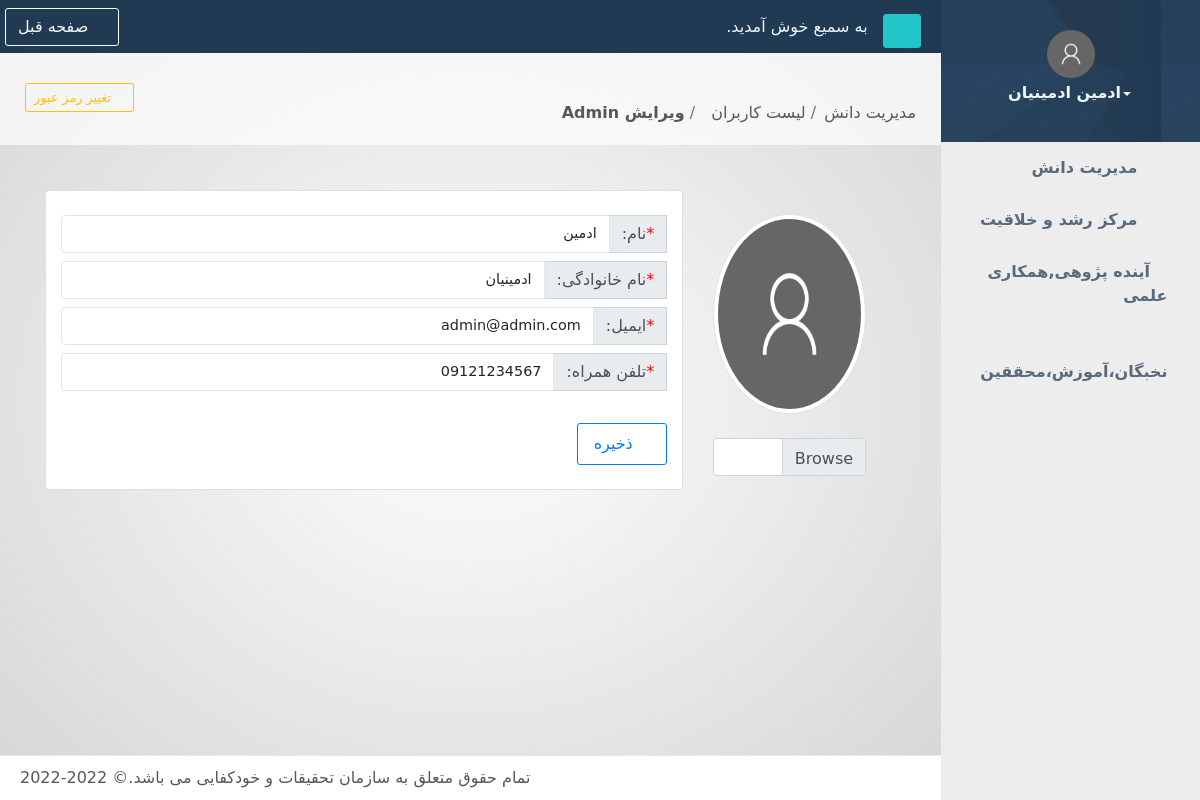
The page /profiles/profile/edit/1 (signed in) on the database its author committed.
### accounts/models.py (models this page shows, shortened)
class Profile(models.Model):
    user = models.OneToOneField(to=User, on_delete=models.CASCADE)
    avatar = models.ImageField(upload_to=get_avatar_directory_path, max_length=255, blank=True,null=True)
    created_at = models.DateTimeField(auto_now_add=True)
    mobile_number = models.CharField(max_length=11, verbose_name='تلفن همراه', unique=True)
    permissions = models.ManyToManyField(to=Permission, blank=True, verbose_name='دسترسی ها')
    def has_perms(self, perms):
        if self.permissions.filter(code__in=perms).count():
            return True
        return False

### accounts/views.py (the view)
# urls.py: path('profile/edit/<pk>', ProfileUpdateView.as_view(), name='profile_update'),
class ProfileUpdateView(LoginRequiredMixin, UpdateView):
    model = Profile
    form_class = ProfileUpdateForm
    template_name = 'accounts/profile_form.html'
    success_url = reverse_lazy('accounts:profile_list')
    def get_context_data(self, **kwargs):
        req_user = self.request.user
        the_user = self.object.user
        if req_user == the_user:
            kwargs['allowed_to_change_permissions'] = False
        else:
            kwargs['allowed_to_change_permissions'] = True
        kwargs['title'] = 'update'
        kwargs['permissions'] = Permission.objects.all()
        return super().get_context_data(**kwargs)

### accounts/forms.py (shortened to what this page needs)
class ProfileUpdateForm(forms.ModelForm):
	first_name = forms.CharField(label='نام', required=False)
	last_name = forms.CharField(label='نام خانوادگی', required=False)
	email = forms.EmailField(label='ایمیل', required=True)
	avatar = forms.ImageField(label='Avatar', required=False)
	permissions=forms.ModelMultipleChoiceField(queryset=Permission.objects.all(), required=False)
	field_order = ['username','first_name', 'last_name', 'email', 'avatar', 'permissions']
	class Meta:
		model = Profile
		exclude = ['user', ]
	def __init__(self, *args, **kwargs):
		initial = kwargs.get('initial', {})
		instance = kwargs.get('instance', None)
		if instance is not None:
			initial['first_name'] = instance.user.first_name
			initial['last_name'] = instance.user.last_name
			initial['email'] = instance.user.email
		kwargs['initial'] = initial
		super().__init__(*args, **kwargs)

### documents/templatetags/jalali_date.py (called while the page is built)
@register.simple_tag
def has_perms(user, perms):
	perms_list = perms.split(';')
	return user.profile.has_perms(perms_list)

### accounts/templates/accounts/profile_form.html (shortened to what this page needs)
{% extends 'base.html' %}{% load static %}
{% load humanize %}
{% load jalali_date %}
{% block last-header %}
	<link href="{% static  'vendors/select2/css/select2.min.css' %}" rel="stylesheet">
	<link href="{% static  'vendors/select2/css/select2-bootstrap4.min.css' %}" rel="stylesheet">
{% endblock %}
{% block title-breadcrumb %}
	<div class="col-md-9">
    <br>
    <br>
		<ol class="breadcrumb">
			<li class="breadcrumb-item">
				<a>مدیریت دانش</a>
			</li>
			<li class="breadcrumb-item">
                <a href="{% url 'accounts:profile_list' %}" >لیست کاربران</a>
			</li>
			<li class="breadcrumb-item active">
				{% if title == 'update' %}
                    <a href="{% url 'accounts:profile_update' object.id %}"><strong>ویرایش {{ object.user.username }}</strong></a>
                {% else %}
                    <a href="{% url 'accounts:profile_create' %}"><strong>افزودن کاربر جدید</strong></a>
                {% endif %}
			</li>
		</ol>
	</div>
	<div class="col-md-3">
    {% if title == 'update' %}
		<div class="title-action float-right">
            <div class="btn-group">
                <button  class="btn btn-sm btn-outline-warning m-l-sm" onclick="$('#pass-change').modal();"><i
                                            class="fa fa-lock"></i> تغییر رمز عبور
                </button>
            </div>
			</div>
    {% endif %}
	</div>
{% endblock %}
{% block content %}
    <div class="col-lg-12">
        <form class="m-t" role="form" method="post" enctype="multipart/form-data" >
            <div class="col-lg-3 text-center">
                <div class="col-lg-12 text-center">
                    <div><br></div>
                    <img id="imageResult" class="img-thumbnail circle-img img-circle" src="{% if object.avatar %}{{ object.avatar.url }}{% else %}{% static 'img/user.png' %}{% endif %}">
                    <div><br></div>
                    <div class="input-group mb-3">
                      <div class="custom-file">
                        <label id="avatar_label" class="custom-file-label text-left" for="avatar"></label>
                      </div>
                    </div>
                </div>
            </div>
            <div class="card col-lg-9">
                <div><br></div>
                <div class="input-group mb-2">
                  <div class="input-group-append">
                    <span class="input-group-text required" id="first_name_label">نام: </span>
                  </div>
                  <input type="text" class="form-control"  value="{{ object.user.first_name }}" name="first_name" aria-describedby="first_name_label">
                </div>
                <div class="input-group mb-2">
                  <div class="input-group-append">
                    <span class="input-group-text required" id="last_name_label">نام خانوادگی: </span>
                  </div>
                  <input type="text" class="form-control"  value="{{ object.user.last_name }}" name="last_name" aria-describedby="last_name_label">
                </div>
                <div class="input-group mb-2">
                  <div class="input-group-append">
                    <span class="input-group-text required" id="email_label">ایمیل: </span>
                  </div>
                    <input type="email" class="form-control"  value="{{ object.user.email }}" name="email" aria-describedby="email_label">
                </div>
                <div class="input-group mb-2">
                  <div class="input-group-append">
                    <span class="input-group-text required" id="mobile_number_label">تلفن همراه: </span>
                  </div>
                  <input type="text" class="form-control"  value="{{ object.mobile_number }}" name="mobile_number" aria-describedby="mobile_number_label">
                </div>
                <div><br></div>
                <div class="btn-group float-right">
                    <button type="submit" class="btn btn-lg btn-outline-primary"><i class="fa fa-save"></i> ذخیره </button>
                </div>
                <div><br></div>
                </div>
        </form>
    </div>
    <div class="col-lg-12">
        <br>
        <br>
        <br>
        <br>
    </div>
{% endblock %}

### templates/side-bar-navigation.html (shortened to what this page needs)
{% load static %}
{% load i18n %}
{% load jalali_date %}
<nav class="navbar-default navbar-static-side" role="navigation">
	<div class="sidebar-collapse">
		<ul class="nav metismenu" id="side-menu">
			<li class="nav-header text-center">
				<div class="dropdown profile-element">
					<span>
						<img alt="image" class="rounded-circle img-height-50 img-avatar"
						     src="{% if user.profile.avatar %}{{ user.profile.avatar.url }}{% else %}{% static 'img/user.png' %}{% endif %}"/>
					</span>
					<a data-toggle="dropdown" class="dropdown-toggle" href="#">
						<h3 class="block m-t-xs font-bold"><b class="caret"></b>{% if user.get_full_name %}{{ user.get_full_name }}{% else %}{{ user.get_username }}{% endif %}</h3>
					</a>
				</div>
			</li>
            {%  has_perms user 'knowledge;' as has_knowledge_perm %}
            {%  has_perms user 'center;' as has_center_perm %}
            {%  has_perms user 'future;' as has_future_perm %}
            {%  has_perms user 'resume;' as has_resume_perm %}
        {% if user.is_superuser or has_knowledge_perm %}
            <li {% if request.resolver_match.view_name == 'documents:article_list' or request.resolver_match.view_name == 'documents:order_list' or request.resolver_match.view_name == 'documents:resume_list' or request.resolver_match.view_name == 'documents:center_list' or request.resolver_match.view_name == 'documents:book_list' or request.resolver_match.view_name == 'documents:experience_list' or request.resolver_match.view_name == 'documents:idea_list' or request.resolver_match.view_name == 'documents:thesis_list' or request.resolver_match.view_name == 'documents:seminar_list' or request.resolver_match.view_name == 'documents:manual_list' or request.resolver_match.view_name == 'documents:project_list' or request.resolver_match.view_name == 'documents:visit_list' or request.resolver_match.view_name == 'documents:conference_list'  or request.resolver_match.view_name == 'documents:report_list' %} class="active"{% endif %}>
                <a href="#"><i class="fa fa-university"></i>
                    <span class="nav-label">مدیریت دانش</span>
                    <span class="fa arrow"></span>
                </a>
            </li>
        {% if user.is_superuser or has_center_perm %}
            <li {% if request.resolver_match.view_name == 'documents:core_list' or  request.resolver_match.view_name == 'documents:tech_list' or  request.resolver_match.view_name == 'documents:company_list' %}class="active"{% endif %}>
                <a href="#"><i class="fa fa-cube"></i>
                    <span class="nav-label">مرکز رشد و خلاقیت</span>
                    <span class="fa arrow"></span>
                </a>
            </li>
        {% endif %}
        {% if user.is_superuser or has_future_perm %}
            <li {% if request.resolver_match.view_name == 'documents:journal_list' or request.resolver_match.view_name == 'documents:future_list' or request.resolver_match.view_name == 'documents:cowork_list' %}class="active"{% endif %}>
                <a href="#"><i class="fa fa-handshake-alt"></i>
                    <span class="nav-label">آینده پژوهی,همکاری علمی</span>
                    <span class="fa arrow"></span>
                </a>
            </li>
        {% endif %}
        {% if user.is_superuser or has_resume_perm %}
            <li >
                <a href="#"><i class="fa fa-users"></i>
                    <span class="nav-label">نخبگان،آموزش،محققین</span>
                    <span class="fa arrow"></span>
                </a>
            </li>
        {% endif %}
		</ul>
	</div>
</nav>

### static/custom.css (style rules this page uses)
.img-avatar { height: 48px; width: 48px; }
.img-height-50 { max-height: 50px !important; }
.persian { font-family: VazirFD, Tahoma, "DejaVu Sans", helvetica, arial, freesans, sans-serif; }

### accounts/templates/accounts/profile_form.html (style rules this page uses)
.circle-img { width: 200px; height: 200px; overflow: hidden; }
span.required:before { content: '*'; color: #FF0000; }

### rows shown on the page
Profile: user.username "Admin", first_name "ادمین", last_name "ادمینیان", email "admin@admin.com", mobile_number "09121234567"

### other values the page prints
{{ user.get_full_name }} "ادمین ادمینیان"
